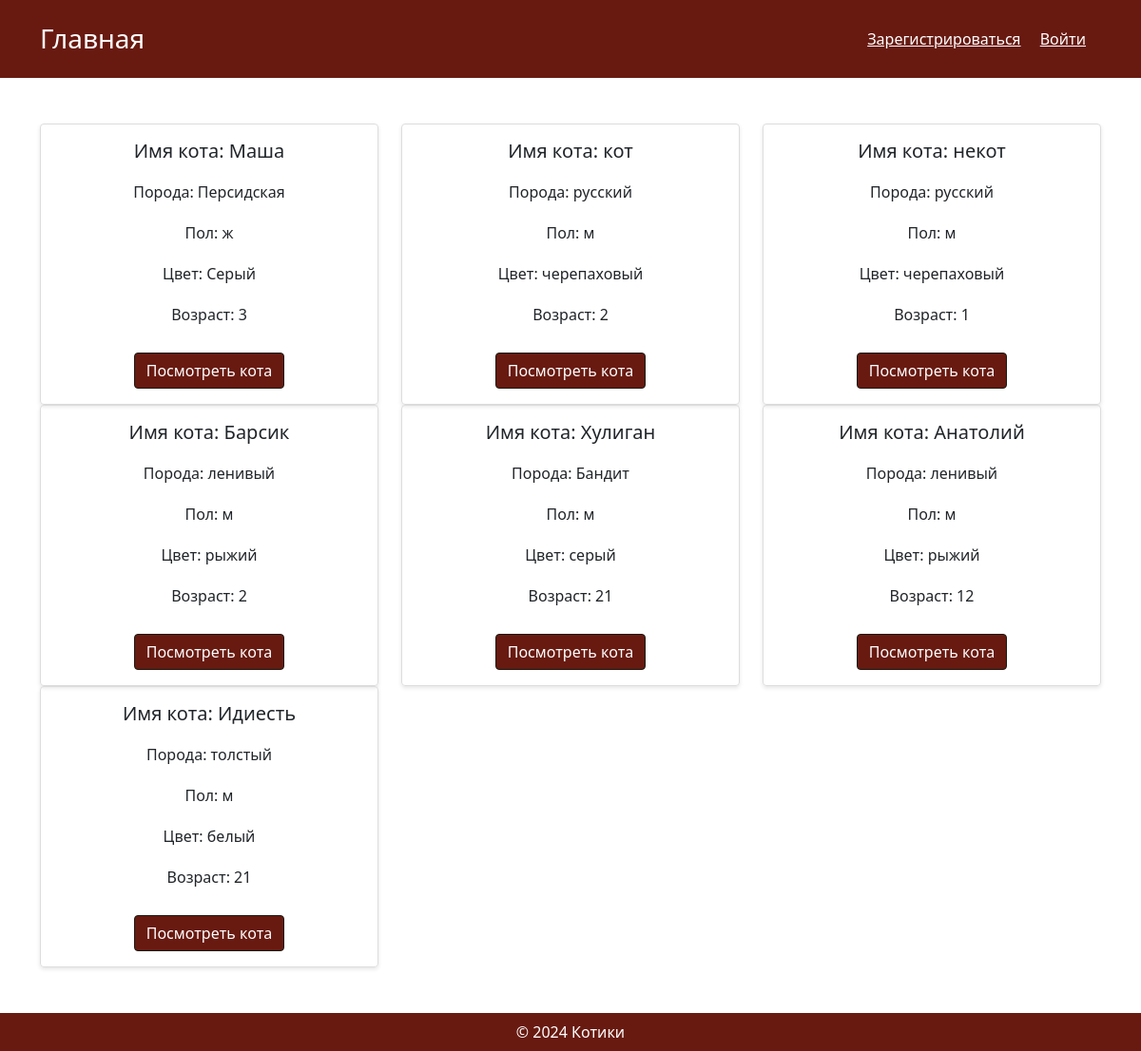
Before: / with the older database file.
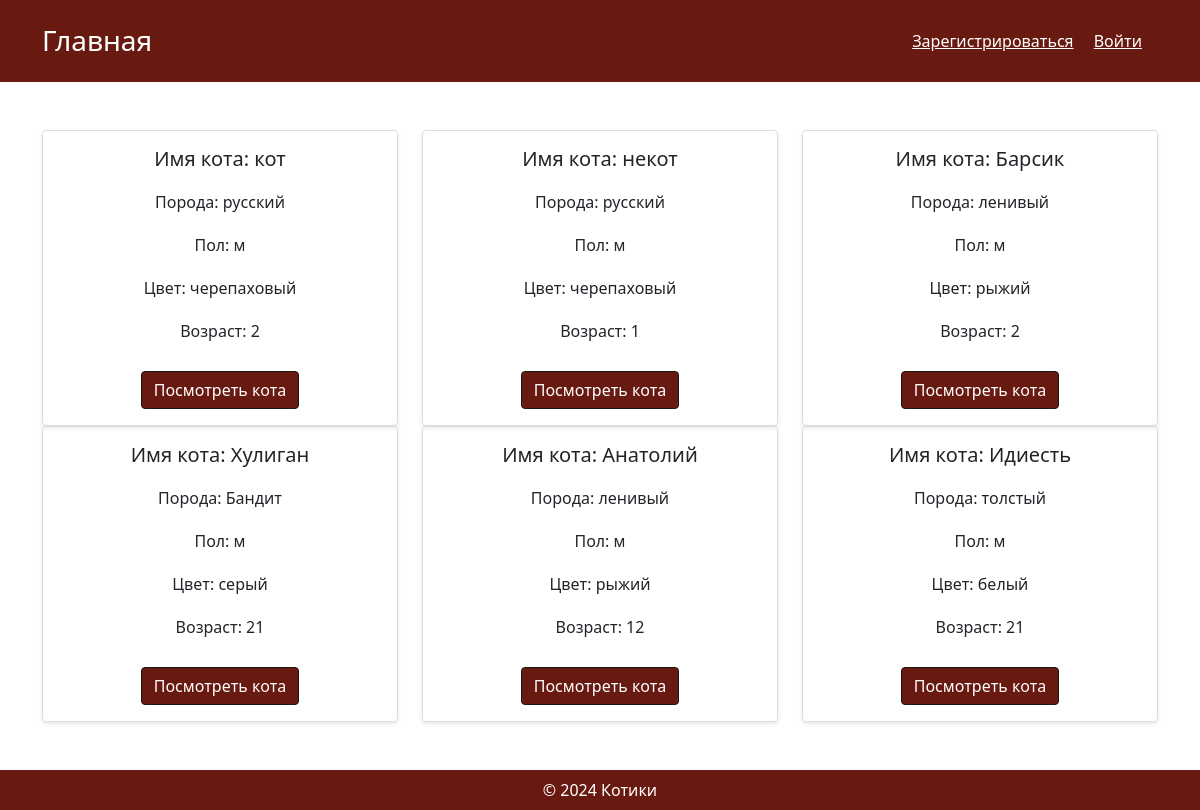
After: the same page with the newer database file.
### CatModels.py (models this page shows)
class Cats(db.Model):
    __tablename__ = 'cats'
    id = db.Column(db.Integer, primary_key=True, autoincrement=True)
    name = db.Column(db.String(80), nullable=False)
    breed = db.Column(db.String(80), nullable=False)
    gender = db.Column(db.String(80), nullable=False)
    color = db.Column(db.String(80), nullable=False)
    age = db.Column(db.Integer, nullable=False)
    cats_position = db.relationship('CatsPosition', backref='cats', cascade='all, delete-orphan', lazy='dynamic')

### main.py (the view)
@app.route('/', methods=["GET"])
def main_page():
    cats = get_all_cats()
    try:
        if get_user_role() == 'user':
            return render_template('main.html', cats=cats, auth=True)
        elif get_user_role() == 'admin':
            return render_template('main.html', u=True, cats=cats, auth=True)
    except AttributeError:
        return render_template('main.html', u=False, cats=cats)

### CatModels.py (called while the page is built)
def get_all_cats():
    return Cats.query.all()

### main.py (called while the page is built)
def get_user_role():
    return current_user._get_current_object().role

### templates/main.html (shortened to what this page needs)
<!DOCTYPE html>
<html lang="ru">
<head>
    <link rel="stylesheet" href="/static/css/style.css">
    <link href="https://cdn.jsdelivr.net/npm/bootstrap@5.1.3/dist/css/bootstrap.min.css" rel="stylesheet">
    <link href="https://cdnjs.cloudflare.com/ajax/libs/font-awesome/6.0.0-beta3/css/all.min.css" rel="stylesheet">
</head>
<body>
        <header class="text-white p-4">
             <div class="container">
                 <div class="d-flex justify-content-between align-items-center flex-column flex-lg-row">
                     <h1 class="h3 mb-3 mb-lg-0">Главная</h1>
                     <nav>
                         <a href="/register" class="text-white mb-2 mb-lg-0 me-0 me-lg-3">Зарегистрироваться</a>
                         <a href="/login" class="text-white mb-2 mb-lg-0 me-0 me-lg-3">Войти</a>
                    </nav>
                 </div>
             </div>
        </header>
<main class="py-5">
    <div class="container">
        <div class="row">
            {% for cat in cats %}
                <div class="col-md-4 d-flex">
                    <div class="product-card w-100">
                        <h3>Имя кота: {{ cat.name }}</h3>
                        <p>Порода: {{ cat.breed }}</p>
                        <p>Пол: {{ cat.gender }}</p>
                        <p>Цвет: {{ cat.color }}</p>
                        <p>Возраст: {{ cat.age }}</p>
                        <a href="{{ cat.id }} ">
                        <button class="btn btn-primary add-to-cart-top">Посмотреть кота</button>
                        </a>
                    </div>
                </div>
            {% endfor %}
        </div>
    </div>
</main>
<footer class="text-white p-2 text-center">
    &copy; 2024 Котики
</footer>
</body>
</html>

### static/css/style.css (style rules this page uses)
body { margin: 0; font-family: Arial, sans-serif; height: 100%; display: flex; flex-direction: column; min-height: 100vh; }
main { flex: 1; }
header, footer { background-color: #681a11; color: white; }
footer { margin-top: auto; }
.product-card { border: 1px solid #ddd; border-radius: 4px; padding: 16px; margin-bottom: 16px; text-align: center; box-shadow: 0 2px 4px rgba(0, 0, 0, 0.1); height: 100%; display: flex; flex-direction: column; justify-content: space-between; }
.product-card h3 { font-size: 1.25rem; margin: 0 0 8px; flex-grow: 1; }
.product-card p { margin: 8px 0; flex-grow: 1; }
.product-card button { margin-top: auto; }
.product-card .btn { margin-top: 1rem; background-color: #681a11; border-color: #181a11; }
.btn.btn-primary { margin-top: 1rem; background-color: #681a11; border-color: #181a11; }

Changed rows visible on the page:
removed Cats: name "Маша", breed "Персидская", gender "ж", color "Серый", age "3"
